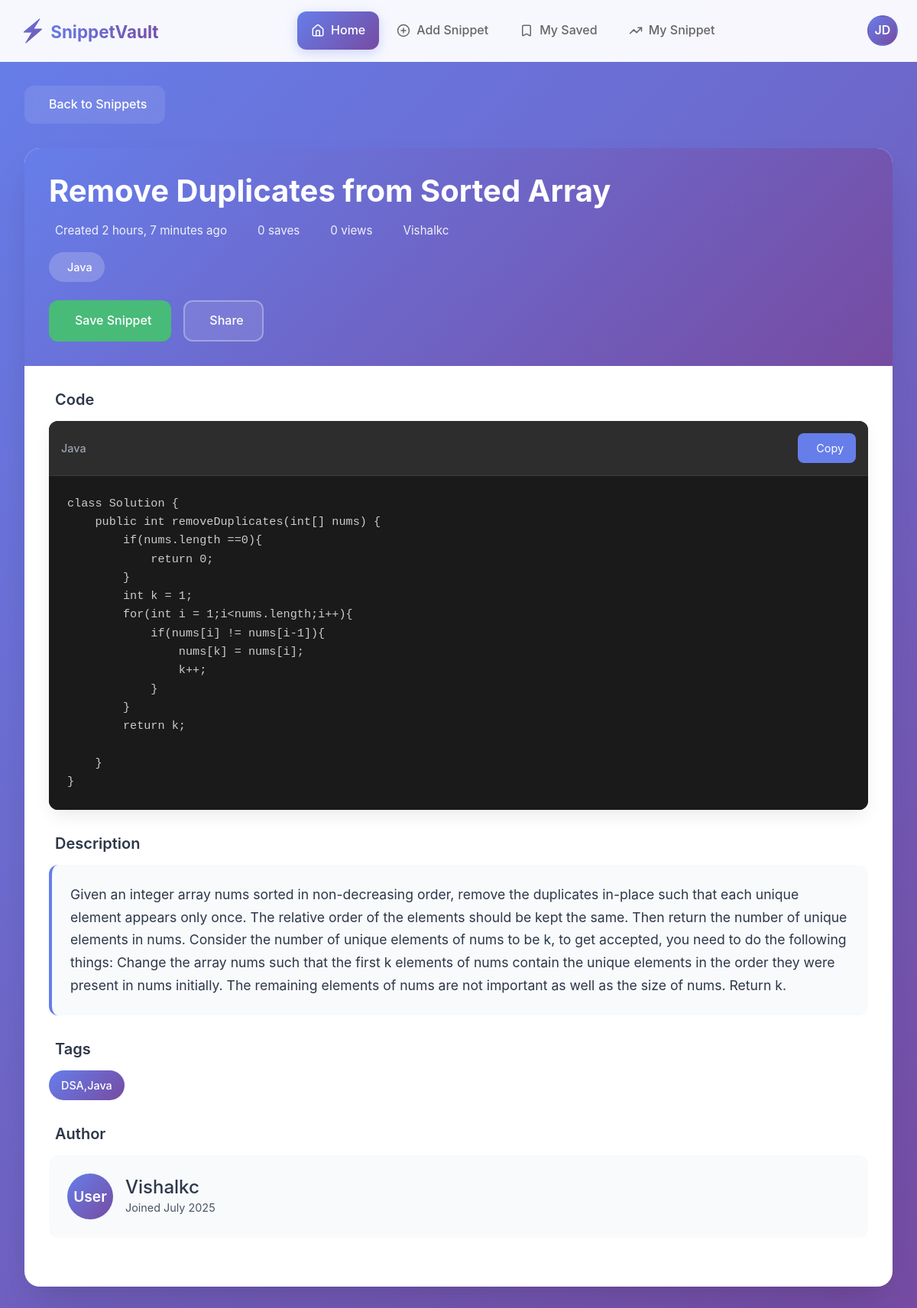
The page /snippet/3/ on the database its author committed.
### core/models.py (models this page shows, shortened)
class Snippet(models.Model):
    VISIBILITY_CHOICES = [
        ('public', 'Public'),
        ('private', 'Private'),
    ]
    title = models.CharField(max_length=200)
    code = models.TextField()  # Can store 1000+ lines easily
    description = models.TextField(blank=True, null=True)
    visibility = models.CharField(max_length=7, choices=VISIBILITY_CHOICES, default='public')
    created_at = models.DateTimeField(default=timezone.now)
    updated_at = models.DateTimeField(auto_now=True)
    language = models.ForeignKey(Language, on_delete=models.CASCADE)
    tags = models.ManyToManyField(Tag, blank=True)
    user = models.ForeignKey(User, on_delete=models.CASCADE)
    saved_by = models.ManyToManyField(User, related_name='saved_snippets', blank=True)

class Language(models.Model):
    name = models.CharField(max_length=50, unique=True)

class Tag(models.Model):
    name = models.CharField(max_length=30, unique=True)

### core/views.py (the view)
# urls.py: path('snippet/<int:id>/', views.snippet_detail, name='snippet_detail'),
def snippet_detail(request, id):
    snippet = get_object_or_404(Snippet, id=id)
    return render(request, 'pages/snippet_detail.html', {'snippet': snippet})

### templates/pages/snippet_detail.html (shortened to what this page needs)
{% load static %}
<!DOCTYPE html>
<html lang="en">
  <head>
    <link
      href="https://cdn.jsdelivr.net/npm/bootstrap@5.3.7/dist/css/bootstrap.min.css"
      rel="stylesheet"
    />
    <link
      href="https://cdnjs.cloudflare.com/ajax/libs/prism/1.29.0/themes/prism-tomorrow.min.css"
      rel="stylesheet"
    />
  </head>
  <body>
    {% include 'include/navbar.html' %}
    <div class="container">
      <a href="{% url 'home' %}" class="back-btn">
        Back to Snippets
      </a>
      <div class="snippet-detail">
        <div class="snippet-header">
          <h1 class="snippet-title">{{ snippet.title }}</h1>
          <div class="snippet-meta">
            <div class="meta-item">
              <span>Created {{ snippet.created_at|timesince }} ago</span>
            </div>
            <div class="meta-item">
              <span>{{ snippet.saves_count|default:"0" }} saves</span>
            </div>
            <div class="meta-item">
              <span>{{ snippet.views_count|default:"0" }} views</span>
            </div>
            <div class="meta-item">
              <span
                >{{snippet.user.get_full_name|default:snippet.user.username}}</span
              >
            </div>
          </div>
          <div class="language-badge">
            {{ snippet.language.name }}
          </div>
          <div class="snippet-actions">
            <button class="action-btn primary" onclick="toggleSave()">
              <span id="saveText">Save Snippet</span>
            </button>
            <button class="action-btn" onclick="shareSnippet()">
              Share
            </button>
          </div>
        </div>
        <div class="snippet-content">
          <div class="section">
            <h2 class="section-title">
              Code
            </h2>
            <div class="code-container">
              <div class="code-header">
                <span class="code-lang">{{ snippet.language.name }}</span>
                <button class="copy-btn" onclick="copyCode()">
                  Copy
                </button>
              </div>
              <pre
                class="code-block"
              ><code class="language-{{ snippet.language.name|lower }}" id="codeBlock">{{ snippet.code }}</code></pre>
            </div>
          </div>
          {% if snippet.description %}
          <div class="section">
            <h2 class="section-title">
              Description
            </h2>
            <div class="description">{{ snippet.description }}</div>
          </div>
          {% endif %} {% if snippet.tags.all %}
          <div class="section">
            <h2 class="section-title">
              Tags
            </h2>
            <div class="tags">
              {% for tag in snippet.tags.all %}
              <span class="tag">{{ tag.name }}</span>
              {% endfor %}
            </div>
          </div>
          {% endif %}
          <div class="section">
            <h2 class="section-title">
              Author
            </h2>
            <div class="author-card">
              <div class="author-avatar">
                User
              </div>
              <div class="author-info">
                <h4>
                  {{ snippet.user.get_full_name|default:snippet.user.username }}
                </h4>
                <p>Joined {{ snippet.user.date_joined|date:"F Y" }}</p>
              </div>
            </div>
          </div>
        </div>
      </div>
    </div>
  </body>
</html>

### templates/pages/snippet_detail.html (style rules this page uses)
:root { --primary-color: #667eea; --secondary-color: #764ba2; --accent-color: #f093fb; --text-primary: #2d3748; --text-secondary: #4a5568; --bg-light: #f8fafc; --border-color: #e2e8f0; --success-color: #48bb78; --warning-color: #ed8936; }
* { margin: 0; padding: 0; box-sizing: border-box; }
body { font-family: "Inter", -apple-system, BlinkMacSystemFont, "Segoe UI", Roboto, sans-serif; line-height: 1.6; color: var(--text-primary); background: linear-gradient(135deg, #667eea 0%, #764ba2 100%); min-height: 100vh; }
.container { max-width: 1200px; margin: 0 auto; padding: 2rem; }
.back-btn { display: inline-flex; align-items: center; gap: 0.5rem; color: white; text-decoration: none; font-weight: 500; margin-bottom: 2rem; padding: 0.75rem 1.5rem; background: rgba(255, 255, 255, 0.1); border-radius: 12px; backdrop-filter: blur(10px); transition: all 0.3s ease; }
.snippet-detail { background: white; border-radius: 20px; box-shadow: 0 25px 50px -12px rgba(0, 0, 0, 0.15); overflow: hidden; margin-bottom: 2rem; }
.snippet-header { background: linear-gradient(135deg, #667eea 0%, #764ba2 100%); padding: 2rem; color: white; position: relative; overflow: hidden; }
.snippet-header::before { content: ""; position: absolute; top: 0; left: 0; right: 0; bottom: 0; opacity: 0.1; }
.snippet-title { font-size: 2.5rem; font-weight: 700; margin-bottom: 1rem; position: relative; z-index: 2; }
.snippet-meta { display: flex; flex-wrap: wrap; gap: 2rem; margin-bottom: 1rem; position: relative; z-index: 2; }
.meta-item { display: flex; align-items: center; gap: 0.5rem; color: rgba(255, 255, 255, 0.9); font-size: 0.95rem; }
.language-badge { display: inline-flex; align-items: center; gap: 0.5rem; background: rgba(255, 255, 255, 0.2); padding: 0.5rem 1rem; border-radius: 20px; font-size: 0.9rem; font-weight: 500; backdrop-filter: blur(10px); }
.snippet-actions { display: flex; gap: 1rem; margin-top: 1.5rem; position: relative; z-index: 2; }
.action-btn { display: flex; align-items: center; gap: 0.5rem; padding: 0.75rem 1.5rem; border: 2px solid rgba(255, 255, 255, 0.3); background: rgba(255, 255, 255, 0.1); color: white; text-decoration: none; border-radius: 12px; font-weight: 500; transition: all 0.3s ease; backdrop-filter: blur(10px); }
.action-btn.primary { background: var(--success-color); border-color: var(--success-color); }
.snippet-content { padding: 2rem; }
.section { margin-bottom: 2rem; }
.section-title { font-size: 1.25rem; font-weight: 600; margin-bottom: 1rem; color: var(--text-primary); display: flex; align-items: center; gap: 0.5rem; }
.code-container { position: relative; background: #1a1a1a; border-radius: 12px; overflow: hidden; box-shadow: 0 10px 25px -5px rgba(0, 0, 0, 0.1); }
.code-header { background: #2d2d2d; padding: 1rem; display: flex; justify-content: space-between; align-items: center; border-bottom: 1px solid #3d3d3d; }
.code-lang { color: #9ca3af; font-size: 0.9rem; font-weight: 500; }
.copy-btn { background: var(--primary-color); color: white; border: none; padding: 0.5rem 1rem; border-radius: 8px; cursor: pointer; font-size: 0.9rem; display: flex; align-items: center; gap: 0.5rem; transition: all 0.3s ease; }
.code-block { background: #1a1a1a !important; margin: 0; padding: 1.5rem; font-size: 0.95rem; line-height: 1.6; overflow-x: auto; color: #e2e8f0; }
.description { background: var(--bg-light); padding: 1.5rem; border-radius: 12px; border-left: 4px solid var(--primary-color); font-size: 1.1rem; line-height: 1.7; }
.tags { display: flex; flex-wrap: wrap; gap: 0.5rem; }
.tag { background: linear-gradient( 135deg, var(--primary-color), var(--secondary-color) ); color: white; padding: 0.5rem 1rem; border-radius: 20px; font-size: 0.9rem; font-weight: 500; }
.author-card { background: var(--bg-light); padding: 1.5rem; border-radius: 12px; display: flex; align-items: center; gap: 1rem; }
.author-avatar { width: 60px; height: 60px; border-radius: 50%; background: linear-gradient( 135deg, var(--primary-color), var(--secondary-color) ); display: flex; align-items: center; justify-content: center; color: white; font-weight: 600; font-size: 1.2rem; }
.author-info h4 { margin: 0; color: var(--text-primary); }
.author-info p { margin: 0; color: var(--text-secondary); font-size: 0.9rem; }

### templates/include/navbar.html (style rules this page uses)
* { margin: 0; padding: 0; box-sizing: border-box; }

### rows shown on the page
Snippet: title "Remove Duplicates from Sorted Array", created_at "2 hours, 7 minutes", user.get_full_name "Vishalkc", language.name "Java", code "class Solution { public int removeDuplicates(int[] nums) { if(nums.length ==0){ return 0; } int k = 1; for(int i = 1;i<nums.length;i++){ if(nums[i] != nums[i-1]){ nums[k] = nums[i]; k++; } } return k; } }", description "Given an integer array nums sorted in non-decreasing order, remove the duplicates in-place such that each unique element appears only once. The relative order of the elements should be kept the same. Then return the number of unique elements in nums. Consider the number of unique elements of nums to be k, to get accepted, you need to do the following things: Change the array nums such that the first k elements of nums contain the unique elements in the order they were present in nums initially. The remaining elements of nums are not important as well as the size of nums. Return k.", user.date_joined "July 2025"
Tag: name "DSA,Java"

### other values the page prints
{{ snippet.saves_count|default:"0" }} "0"
{{ snippet.views_count|default:"0" }} "0"
